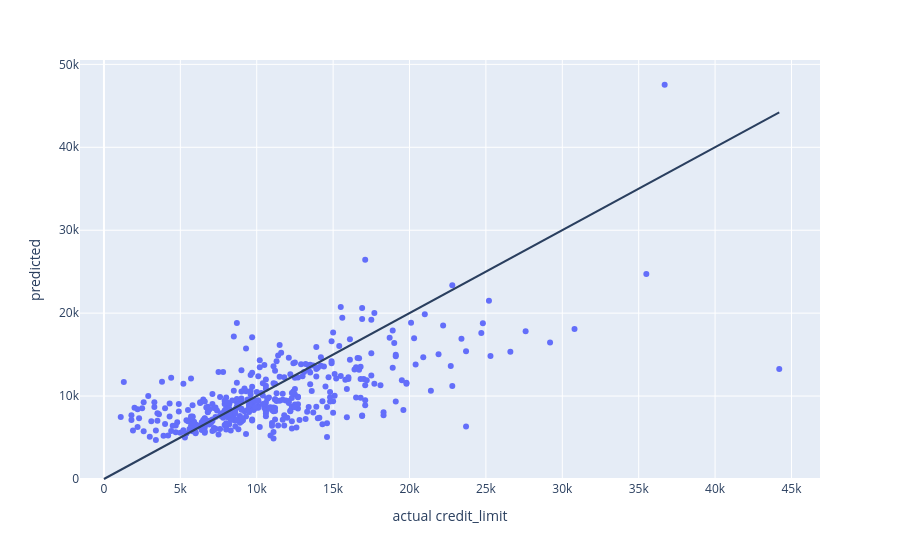
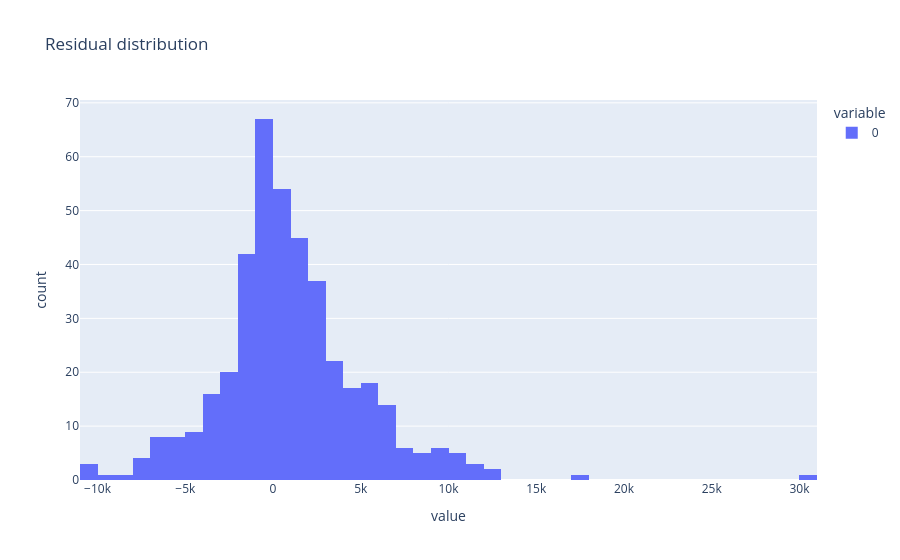

Here is the notebook cell these charts were saved with, in order:
### Code cell
best_model = models["random_forest"]
pred_dollars = np.expm1(best_model.predict(X_test))
actual_dollars = np.expm1(y_test)
resid = residuals(actual_dollars, pred_dollars)

fig = px.scatter(x=actual_dollars, y=pred_dollars, labels={"x": "actual credit_limit", "y": "predicted"})
fig.add_shape(type="line", x0=0, y0=0, x1=actual_dollars.max(), y1=actual_dollars.max())
fig.show()

px.histogram(resid, nbins=50, title="Residual distribution").show()

### Figure 1 — Plotly figure (JSON) as saved in the notebook; plotly's stock layout.template omitted (floating-point values rounded to 4 significant figures; data arrays with more than 128 entries replaced by an {"elided": "..."} marker saying what was removed)
{"data": [{"hovertemplate": "actual credit_limit=%{x}<br>predicted=%{y}<extra></extra>", "legendgroup": "", "marker": {"color": "#636efa", "symbol": "circle"}, "mode": "markers", "name": "", "orientation": "v", "showlegend": false, "type": "scatter", "x": {"elided": "415 float values"}, "xaxis": "x", "y": {"elided": "415 float values"}, "yaxis": "y"}], "layout": {"legend": {"tracegroupgap": 0}, "margin": {"t": 60}, "shapes": [{"type": "line", "x0": 0, "x1": 44200.0, "y0": 0, "y1": 44200.0}], "xaxis": {"anchor": "y", "domain": [0.0, 1.0], "title": {"text": "actual credit_limit"}}, "yaxis": {"anchor": "x", "domain": [0.0, 1.0], "title": {"text": "predicted"}}}}

### Figure 2 — Plotly figure (JSON) as saved in the notebook; plotly's stock layout.template omitted (floating-point values rounded to 4 significant figures; data arrays with more than 128 entries replaced by an {"elided": "..."} marker saying what was removed)
{"data": [{"bingroup": "x", "hovertemplate": "variable=0<br>value=%{x}<br>count=%{y}<extra></extra>", "legendgroup": "0", "marker": {"color": "#636efa", "pattern": {"shape": ""}}, "name": "0", "nbinsx": 50, "orientation": "v", "showlegend": true, "type": "histogram", "x": {"elided": "415 float values"}, "xaxis": "x", "yaxis": "y"}], "layout": {"barmode": "relative", "legend": {"title": {"text": "variable"}, "tracegroupgap": 0}, "title": {"text": "Residual distribution"}, "xaxis": {"anchor": "y", "domain": [0.0, 1.0], "title": {"text": "value"}}, "yaxis": {"anchor": "x", "domain": [0.0, 1.0], "title": {"text": "count"}}}}
